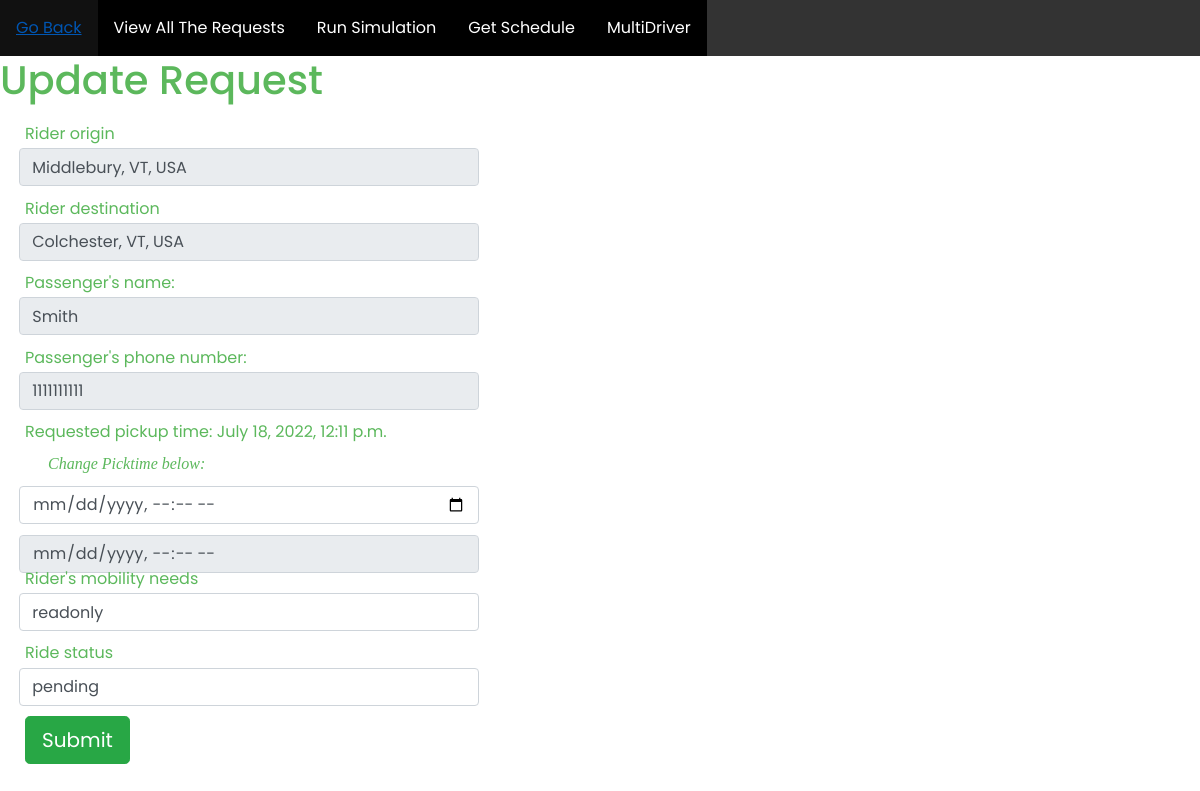
/website/update/87, run on an earlier commit of the app's database.
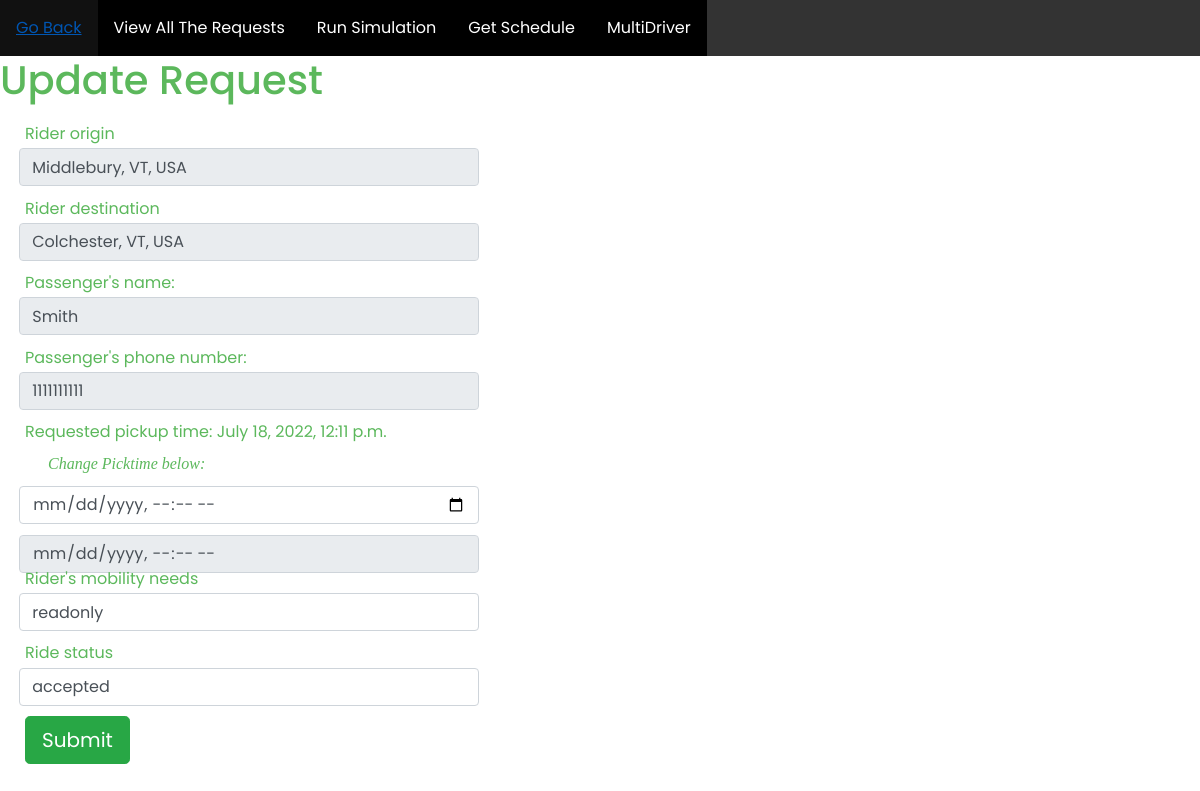
And on a later commit of the database.
### website/models.py (models this page shows, shortened)
class Ride(models.Model):
    origin = models.CharField(max_length=100)
    destination = models.CharField(max_length=100)
    rider_name = models.CharField(default="", max_length=64)
    contact_number = models.CharField(default="", max_length=30)
    user_name = models.ForeignKey(User, default=User, on_delete=models.CASCADE)
    time = models.DateTimeField(default=datetime.now,blank=True)
    trip_duration = models.CharField(default="", max_length=30)
    ride_status = models.CharField(default="pending", max_length=30)
    roundtrip = models.CharField(default="", max_length=30)
    rtime = models.DateTimeField(default=datetime.now,blank=True)
    share = models.CharField(default="", max_length=30)
    needs = models.CharField(default="", max_length=300)

### website/views.py (the view)
# urls.py: path("update/<int:pk>", views.update, name="update"),
def update(request, pk):
    ride = Ride.objects.get(id=pk)
    template = 'website/update.html'
    context = {
        'Ride' : ride,
        }
    return render(request, template, context)

### website/templates/website/update.html (shortened to what this page needs)
<!DOCTYPE html>
<html>
    <head>
  {% load static %}
    <link  rel="stylesheet" href="{% static 'bootstrap.min.css' %}">
    <link rel="stylesheet" href="{% static 'style.css' %}">
    <link rel="stylesheet" href="{% static 'barStyle.css'%}">
  <link rel="stylesheet" href="{% static 'DispatcherStyle.css'%}">
  <link rel="stylesheet" href="{% static 'Table.css'%}">
  </head>
    <body>
      <ul>
          <li><a href="DispatcherInterface.html">Go Back</a></li>
          <li><a href="RequestPage.html">View All The Requests</a></li>
          <li><a href="simulation.html">Run Simulation</a></li>
          <li><a href="SimulateExisiting.html">Get Schedule</a></li>
          <li><a href="MultiDriver.html">MultiDriver</a></li>
        </ul>
    <h1>Update Request</h1>
    <div class="jumbotron">
        <div class="container-fluid">
            <form method = "POST", class="form-horizontal" action="updaterecord/{{Ride.id}}">
                <div class="form-group">
                    <label for="from">Rider origin</label>
                    <input type="text" id="from" name="origin" value="{{Ride.origin}}"
                    class="form-control" readonly>
                </div>
                <div class="form-group">
                    <label for="to">Rider destination</i></label>
                    <input type="text" name="destination" id="to" value="{{Ride.destination}}"
                    class="form-control" readonly>
                </div>
                <div class="form-group">
                    <label for="to">Passenger's name: </label>
                    <input type="text" name="rider_name" id="to" value="{{Ride.rider_name}}"
                    class="form-control" readonly></p>
                </div>
                <div class="form-group">
                    <label for="to">Passenger's phone number: </label>
                    <input type="text" name="contact_number" id="to" value="{{Ride.contact_number}}"
                    class="form-control" readonly></p>
                </div>
                <div class="form-group">
                        <label for="to">Requested pickup time: {{Ride.time}}</label>
                        <p><i> Change Picktime below: </i></p>
                        <input type="datetime-local" name= "time" id="to" class="form-control" value={{Ride.time}} >
                </div>
                <input type="datetime-local" name= "rtime" id="to" class="form-control" value={{Ride.rtime}} readonly>
                <div class="form-group">
                    <label for="needs">Rider's mobility needs </label>
                    <input type="text" name="needs" id="to"
                    class="form-control" value={{Ride.needs}} readonly></p>
                </div>
                <div class="form-group">
                    <label for="needs">Ride status </label>
                    <input type="text" name="ride_status" id="to" name="ride_status" class="form-control" value={{Ride.ride_status}}
                    required>
                </div>
                <div style = "position:absolute;">
                    <input type="submit" class="btn btn-success btn-lg" value="Submit" onclick = "showAlert();" style="visibility:visible;" id="submit">
                </div>
            </form>
        </div>
    </div>
    </body>
</html>

What changed in the data, as far as the page shows it:
changed Ride "Middlebury, VT, USA": ride_status "pending" → "accepted"
